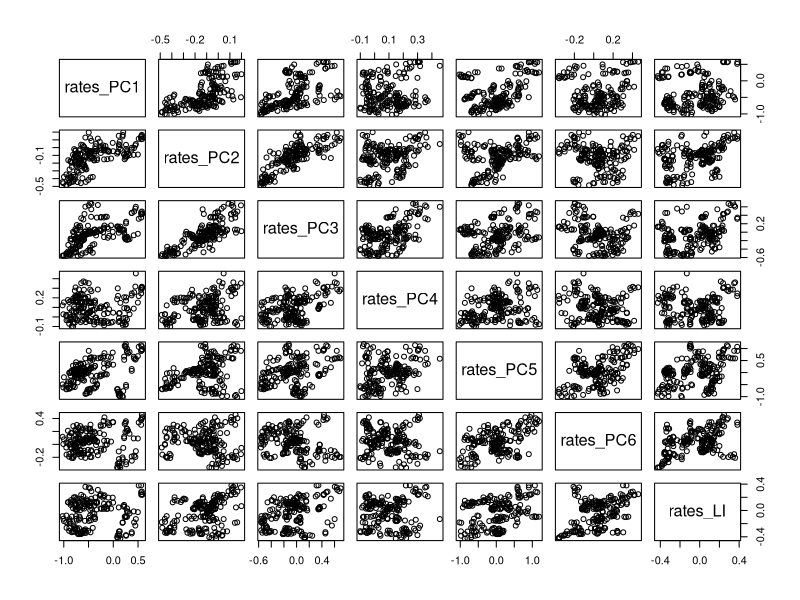
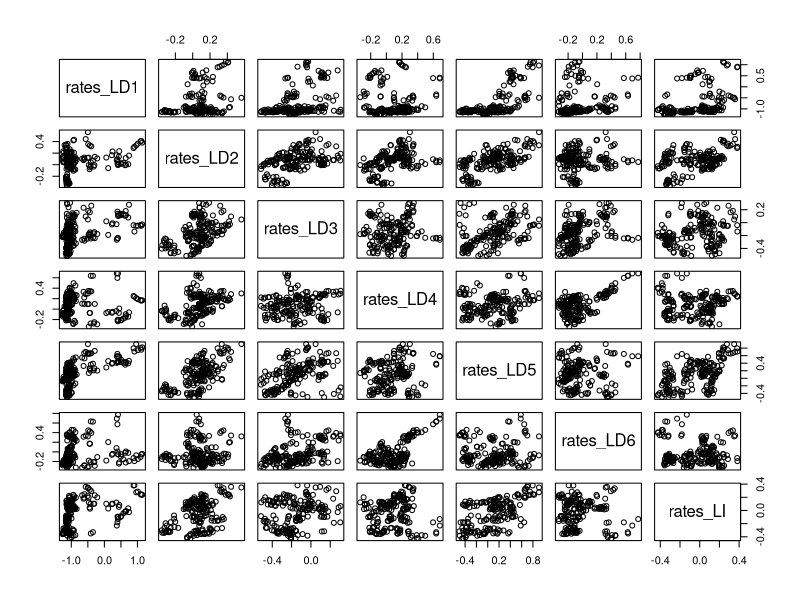
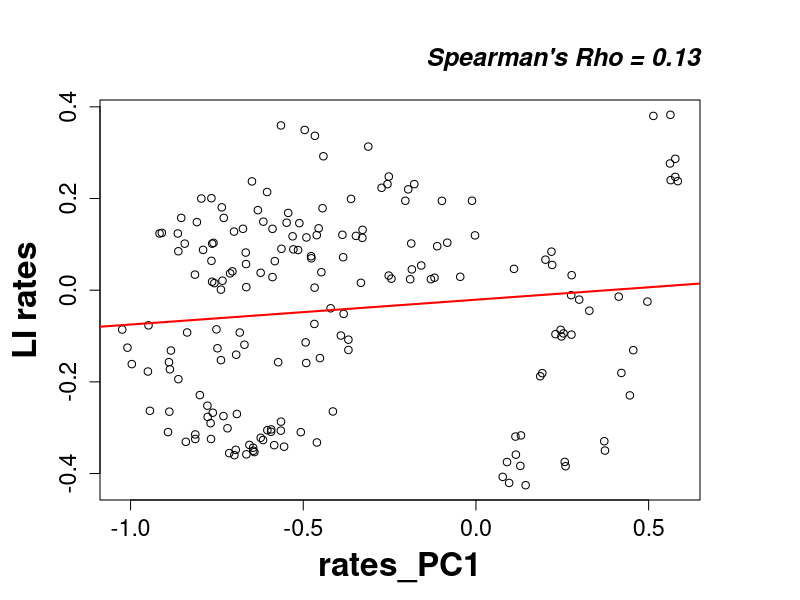
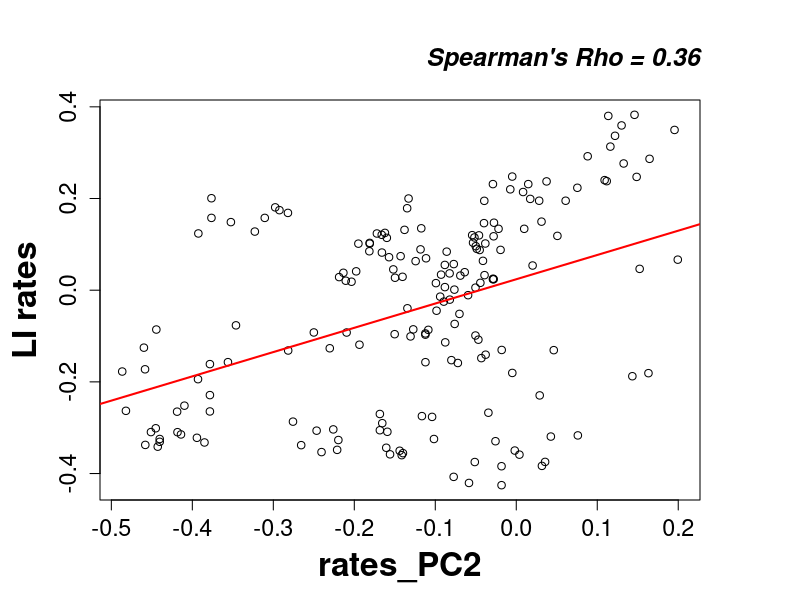
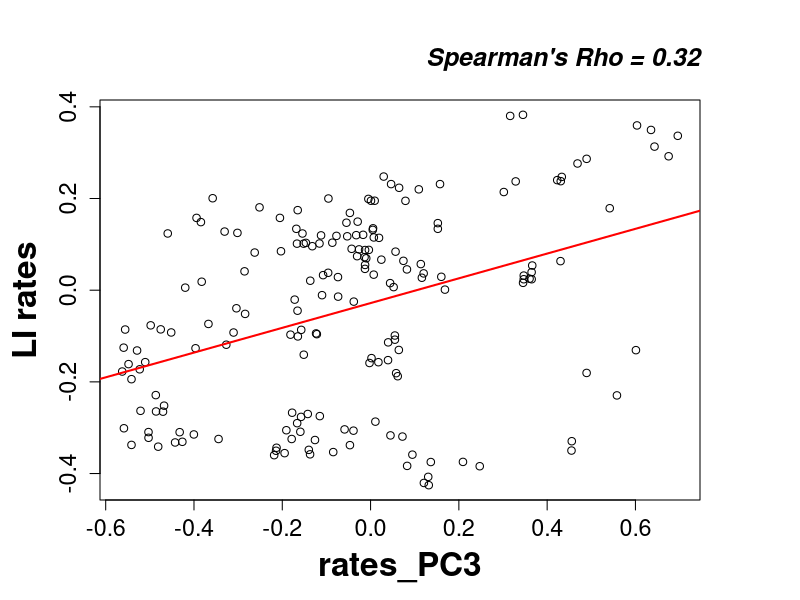
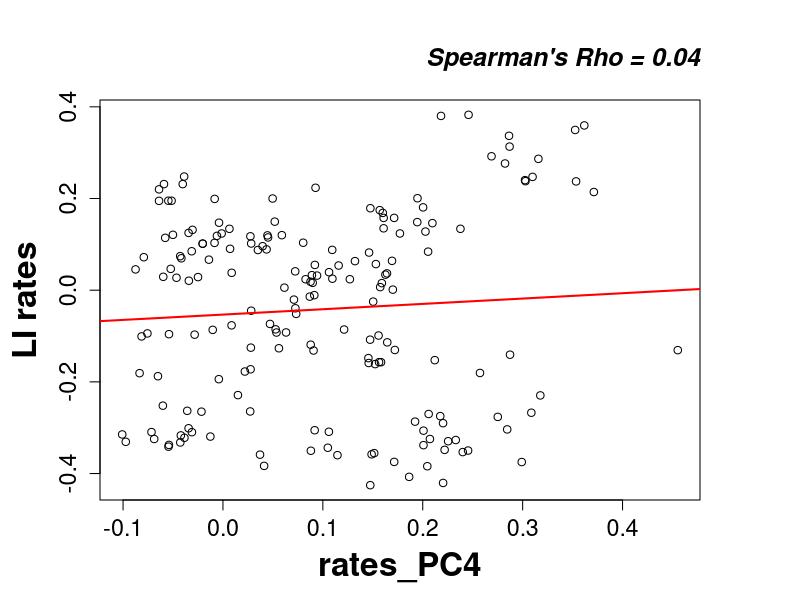
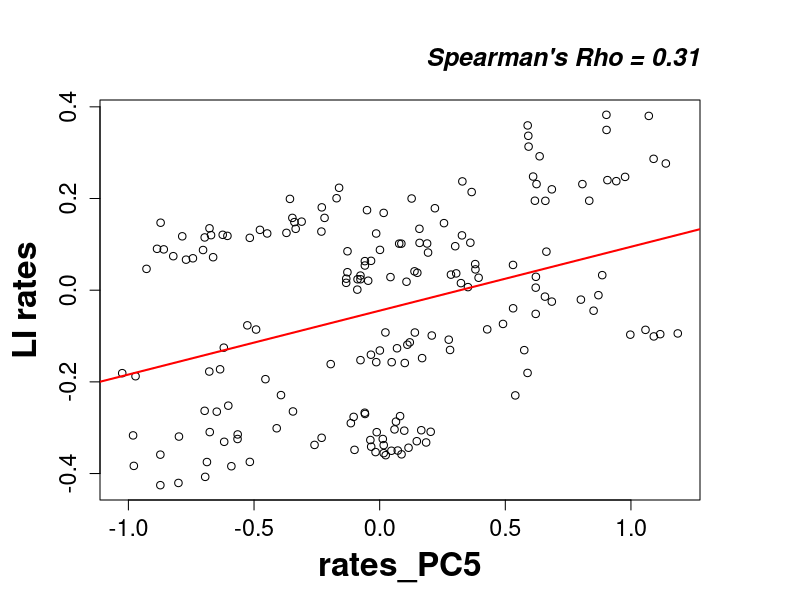
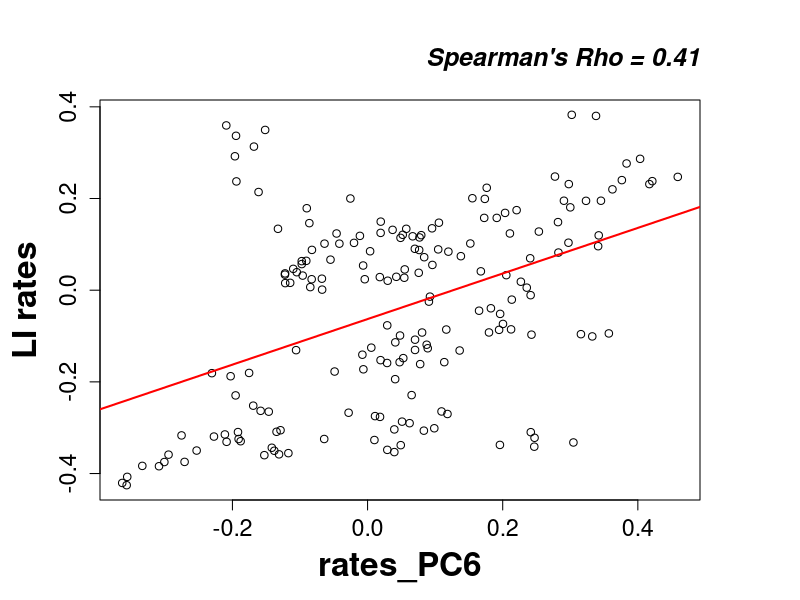

The R source for these figures, in order:
rm(list=ls())
setwd("../7_EvolRate_Models/")

outputMatrix <- matrix(0, nrow = 12, ncol = 9)
colnames(outputMatrix) <- c('Variable', 'Pearson r', 'Pval_Pearson','Spearman rho', 'Pval_spearman', "Student's t", 'Pval student', "Wilcoxon's Z", 'Pval Wilcox')

# First run script "1_Bayesian_analysis.R" to obtain 'rates_VARIABLE.csv' files (unless existing files in root directory)

rates_PC1 = log10(read.csv("rates_PC1.csv", header = TRUE, row.names = 1, col.names = c('','rates_PC1')))
rates_PC2 = log10(read.csv("rates_PC2.csv", header = TRUE, row.names = 1, col.names = c('','rates_PC2')))
rates_PC3 = log10(read.csv("rates_PC3.csv", header = TRUE, row.names = 1, col.names = c('','rates_PC3')))
rates_PC4 = log10(read.csv("rates_PC4.csv", header = TRUE, row.names = 1, col.names = c('','rates_PC4')))
rates_PC5 = log10(read.csv("rates_PC5.csv", header = TRUE, row.names = 1, col.names = c('','rates_PC5')))
rates_PC6 = log10(read.csv("rates_PC6.csv", header = TRUE, row.names = 1, col.names = c('','rates_PC6')))
rates_LD1 = log10(read.csv("rates_LD1.csv", header = TRUE, row.names = 1, col.names = c('','rates_LD1')))
rates_LD2 = log10(read.csv("rates_LD2.csv", header = TRUE, row.names = 1, col.names = c('','rates_LD2')))
rates_LD3 = log10(read.csv("rates_LD3.csv", header = TRUE, row.names = 1, col.names = c('','rates_LD3')))
rates_LD4 = log10(read.csv("rates_LD4.csv", header = TRUE, row.names = 1, col.names = c('','rates_LD4')))
rates_LD5 = log10(read.csv("rates_LD5.csv", header = TRUE, row.names = 1, col.names = c('','rates_LD5')))
rates_LD6 = log10(read.csv("rates_LD6.csv", header = TRUE, row.names = 1, col.names = c('','rates_LD6')))
rates_LI = log10(read.csv("rates_localInfo.csv", header = TRUE, row.names = 1, col.names = c('','rates_LI')))

all_rates_PC <- as.data.frame(cbind(rates_PC1,rates_PC2,rates_PC3,rates_PC4,rates_PC5,rates_PC6, rates_LI))
all_rates_LD <- as.data.frame(cbind(rates_LD1,rates_LD2,rates_LD3,rates_LD4,rates_LD5,rates_LD6, rates_LI))



outputMatrix[1:6,1] <- colnames(all_rates_PC)[1:6]
outputMatrix[7:12,1] <- colnames(all_rates_LD)[1:6]



Shap_rates_PC <- lapply(all_rates_PC, shapiro.test) 
Shap_rates_LD <- lapply(all_rates_LD, shapiro.test) 


correlations_PCrates <- cor(all_rates_PC, use="complete.obs", method="pearson")
correlations_LDrates <- cor(all_rates_LD, use="complete.obs", method="pearson")

pairs(all_rates_PC)
pairs(all_rates_LD)


#pdf('rates_PC_LI.pdf')
par(mar=c(5,5,5,5))
counter_rowMatrix <- 0
counter_colName <- 0

for (variable in all_rates_PC[1:6]){
  counter_colName <- counter_colName +1
  plot(variable, all_rates_PC$rates_LI, xlab=colnames(all_rates_PC)[counter_colName], ylab= 'LI rates', cex.axis= 1.4, cex.lab=2, font.lab=2, main = NULL)
  abline(lm(rates_LI~variable, data <- all_rates_PC), col = 'red', lw=2)
  cor_pearson <- cor.test(variable, all_rates_PC$rates_LI, method = 'pearson')
  cor_spearman <- cor.test(variable, all_rates_PC$rates_LI, method = 'spearman')
  mtext(paste0("Spearman's Rho = ",round(cor_spearman$estimate, digits = 2),'\n'), 3, adj=1, font = 4, cex = 1.5)
  counter_rowMatrix <- counter_rowMatrix+1
  outputMatrix[counter_rowMatrix, 2:5] <- c(cor_pearson$estimate,
                            cor_pearson$p.value,
                            cor_spearman$estimate,
                            cor_spearman$p.value)
  studentTest <- t.test(variable, all_rates_PC$rates_LI)
  wilcoxTest <- wilcox.test(variable, all_rates_PC$rates_LI,paired = T)
  outputMatrix[counter_rowMatrix,6:9] <- c(studentTest$statistic, studentTest$p.value, qnorm(wilcoxTest$p.value/2), wilcoxTest$p.value)  
  
  }
#dev.off()

#pdf('rates_LD_LI.pdf')
par(mar=c(5,5,5,5))
#counter_rowMatrix <- 0 #this counter needs not be reset, as we keep feeding data into main matrix across loops
counter_colName <- 0

for (variable in all_rates_LD[1:6]){
  counter_colName <- counter_colName +1
  plot(variable, all_rates_LD$rates_LI, xlab=colnames(all_rates_LD)[counter_colName], ylab= 'LI rates', cex.axis= 1.4, cex.lab=2, font.lab=2, main = NULL)
  abline(lm(rates_LI~variable, data <- all_rates_LD), col = 'red', lw=2)
  cor_pearson <- cor.test(variable, all_rates_LD$rates_LI, method = 'pearson')
  cor_spearman <- cor.test(variable, all_rates_LD$rates_LI, method = 'spearman')
  mtext(paste0("Spearman's Rho = ",round(cor_spearman$estimate, digits = 2),'\n'), 3, adj=1, font = 4, cex = 1.5)
  counter_rowMatrix <- counter_rowMatrix+1
  outputMatrix[counter_rowMatrix, 2:5] <- c(cor_pearson$estimate,
                                            cor_pearson$p.value,
                                            cor_spearman$estimate,
                                            cor_spearman$p.value)
  studentTest <- t.test(variable, all_rates_LD$rates_LI)
  wilcoxTest <- wilcox.test(variable, all_rates_LD$rates_LI,paired = T)
  outputMatrix[counter_rowMatrix,6:9] <- c(studentTest$statistic, studentTest$p.value, qnorm(wilcoxTest$p.value/2), wilcoxTest$p.value)  
  
}
#dev.off()


write.csv(outputMatrix, 'OutputMatrix.csv')
p.adjust(as.vector(outputMatrix[,7]),method = 'bonferroni', n=length(outputMatrix[,7])) 

p.adjust(as.vector(outputMatrix[,9]),method = 'bonferroni', n=length(outputMatrix[,9]))
